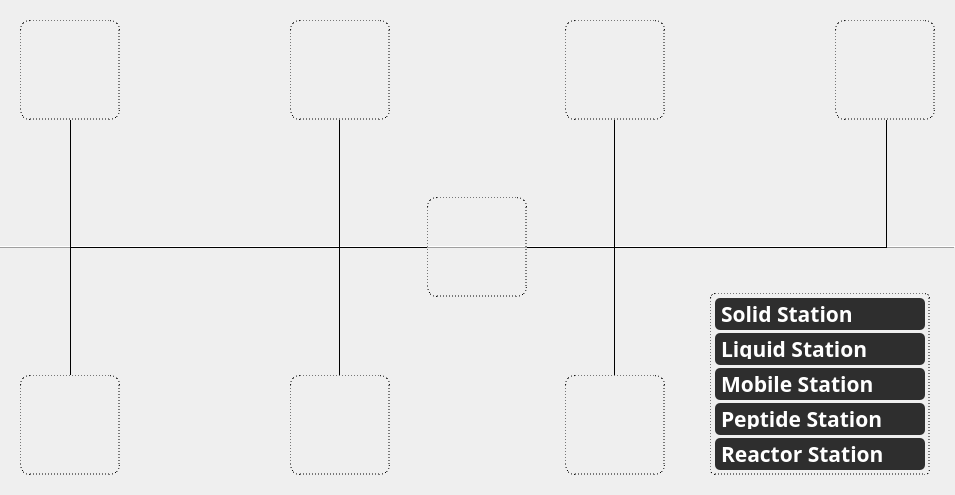
    <widget class="QFrame" name="frame_5">
     <property name="enabled">
      <bool>true</bool>
     </property>
     <property name="geometry">
      <rect>
       <x>5</x>
       <y>130</y>
       <width>955</width>
       <height>495</height>
      </rect>
     </property>
     <property name="sizePolicy">
      <sizepolicy hsizetype="Fixed" vsizetype="Fixed">
       <horstretch>0</horstretch>
       <verstretch>0</verstretch>
      </sizepolicy>
     </property>
     <property name="font">
      <font>
       <strikeout>false</strikeout>
      </font>
     </property>
     <property name="cursor">
      <cursorShape>ArrowCursor</cursorShape>
     </property>
     <property name="styleSheet">
      <string notr="true">QFrame#frame_5 {
	background-color: #fbfbfc; /* Set background color */
	border-radius: 5px;
}
QLabel {
    border: 1px dashed #000000;
	border-radius: 10px;
}</string>
     </property>
     <property name="frameShape">
      <enum>QFrame::HLine</enum>
     </property>
     <property name="frameShadow">
      <enum>QFrame::Raised</enum>
     </property>
     <widget class="QLabel" name="label">
      <property name="geometry">
       <rect>
        <x>427</x>
        <y>197</y>
        <width>100</width>
        <height>100</height>
       </rect>
      </property>
      <property name="font">
       <font>
        <strikeout>false</strikeout>
       </font>
      </property>
      <property name="styleSheet">
       <string notr="true">QLabel {
    qproperty-alignment: 'AlignCenter';
    qproperty-scaledContents: 1;
}</string>
      </property>
      <property name="text">
       <string/>
      </property>
      <property name="pixmap">
       <pixmap>icon/robot.png</pixmap>
      </property>
     </widget>
     <widget class="QLabel" name="liquid">
      <property name="geometry">
       <rect>
        <x>565</x>
        <y>20</y>
        <width>100</width>
        <height>100</height>
       </rect>
      </property>
      <property name="font">
       <font>
        <strikeout>false</strikeout>
       </font>
      </property>
      <property name="styleSheet">
       <string notr="true">QLabel {
    qproperty-alignment: 'AlignCenter';
    qproperty-scaledContents: 1;
}</string>
      </property>
      <property name="text">
       <string/>
      </property>
      <property name="pixmap">
       <pixmap>icon/liquid.png</pixmap>
      </property>
     </widget>
     <widget class="QLabel" name="solid">
      <property name="geometry">
       <rect>
        <x>290</x>
        <y>375</y>
        <width>100</width>
        <height>100</height>
       </rect>
      </property>
      <property name="font">
       <font>
        <strikeout>false</strikeout>
       </font>
      </property>
      <property name="styleSheet">
       <string notr="true">QLabel {
    qproperty-alignment: 'AlignCenter';
    qproperty-scaledContents: 1;
}</string>
      </property>
      <property name="text">
       <string/>
      </property>
      <property name="pixmap">
       <pixmap>icon/solid.png</pixmap>
      </property>
     </widget>
     <widget class="QLabel" name="reactor">
      <property name="geometry">
       <rect>
        <x>290</x>
        <y>20</y>
        <width>100</width>
        <height>100</height>
       </rect>
      </property>
      <property name="font">
       <font>
        <strikeout>false</strikeout>
       </font>
      </property>
      <property name="styleSheet">
       <string notr="true">QLabel {
    qproperty-alignment: 'AlignCenter';
    qproperty-scaledContents: 1;
}</string>
      </property>
      <property name="text">
       <string/>
      </property>
      <property name="pixmap">
       <pixmap>icon/reactor.png</pixmap>
      </property>
     </widget>
     <widget class="QLabel" name="nmr">
      <property name="geometry">
       <rect>
        <x>835</x>
        <y>20</y>
        <width>100</width>
        <height>100</height>
       </rect>
      </property>
      <property name="font">
       <font>
        <strikeout>false</strikeout>
       </font>
      </property>
      <property name="styleSheet">
       <string notr="true">QLabel {
    qproperty-alignment: 'AlignCenter';
    qproperty-scaledContents: 1;
}</string>
      </property>
      <property name="text">
       <string/>
      </property>
      <property name="pixmap">
       <pixmap>icon/nmr.png</pixmap>
      </property>
     </widget>
     <widget class="QLabel" name="peptide">
      <property name="geometry">
       <rect>
        <x>565</x>
        <y>375</y>
        <width>100</width>
        <height>100</height>
       </rect>
      </property>
      <property name="font">
       <font>
        <strikeout>false</strikeout>
       </font>
      </property>
      <property name="styleSheet">
       <string notr="true">QLabel {
    qproperty-alignment: 'AlignCenter';
    qproperty-scaledContents: 1;
}</string>
      </property>
      <property name="text">
       <string/>
      </property>
      <property name="pixmap">
       <pixmap>icon/peptide.png</pixmap>
      </property>
     </widget>
     <widget class="QLabel" name="label_7">
      <property name="geometry">
       <rect>
        <x>20</x>
        <y>20</y>
        <width>100</width>
        <height>100</height>
       </rect>
      </property>
      <property name="font">
       <font>
        <strikeout>false</strikeout>
       </font>
      </property>
      <property name="styleSheet">
       <string notr="true">QLabel {
    qproperty-alignment: 'AlignCenter';
    qproperty-scaledContents: 1;
}</string>
      </property>
      <property name="text">
       <string/>
      </property>
      <property name="pixmap">
       <pixmap>icon/charging.png</pixmap>
      </property>
     </widget>
     <widget class="QLabel" name="label_17">
      <property name="geometry">
       <rect>
        <x>20</x>
        <y>375</y>
        <width>100</width>
        <height>100</height>
       </rect>
      </property>
      <property name="font">
       <font>
        <strikeout>false</strikeout>
       </font>
      </property>
      <property name="styleSheet">
       <string notr="true">QLabel {
    qproperty-alignment: 'AlignCenter';
    qproperty-scaledContents: 1;
}</string>
      </property>
      <property name="text">
       <string/>
      </property>
      <property name="pixmap">
       <pixmap>icon/transfer.png</pixmap>
      </property>
     </widget>
     <widget class="QFrame" name="r11">
      <property name="geometry">
       <rect>
        <x>70</x>
        <y>247</y>
        <width>357</width>
        <height>1</height>
       </rect>
      </property>
      <property name="font">
       <font>
        <pointsize>100</pointsize>
       </font>
      </property>
      <property name="styleSheet">
       <string notr="true">Qframe#frame_13 {
	border: 1px dashed black;
}</string>
      </property>
      <property name="frameShape">
       <enum>QFrame::HLine</enum>
      </property>
      <property name="frameShadow">
       <enum>QFrame::Plain</enum>
      </property>
      <property name="lineWidth">
       <number>1</number>
      </property>
      <property name="midLineWidth">
       <number>0</number>
      </property>
     </widget>
     <widget class="QFrame" name="h11">
      <property name="geometry">
       <rect>
        <x>69</x>
        <y>120</y>
        <width>2</width>
        <height>127</height>
       </rect>
      </property>
      <property name="font">
       <font>
        <pointsize>100</pointsize>
       </font>
      </property>
      <property name="styleSheet">
       <string notr="true">Qframe#frame_13 {
	border: 1px dashed black;
}</string>
      </property>
      <property name="frameShape">
       <enum>QFrame::VLine</enum>
      </property>
      <property name="frameShadow">
       <enum>QFrame::Plain</enum>
      </property>
      <property name="lineWidth">
       <number>1</number>
      </property>
      <property name="midLineWidth">
       <number>0</number>
      </property>
     </widget>
     <widget class="QFrame" name="h12">
      <property name="geometry">
       <rect>
        <x>69</x>
        <y>247</y>
        <width>2</width>
        <height>128</height>
       </rect>
      </property>
      <property name="font">
       <font>
        <pointsize>100</pointsize>
       </font>
      </property>
      <property name="styleSheet">
       <string notr="true">Qframe#frame_13 {
	border: 1px dashed black;
}</string>
      </property>
      <property name="frameShape">
       <enum>QFrame::VLine</enum>
      </property>
      <property name="frameShadow">
       <enum>QFrame::Plain</enum>
      </property>
      <property name="lineWidth">
       <number>1</number>
      </property>
      <property name="midLineWidth">
       <number>0</number>
      </property>
     </widget>
     <widget class="QFrame" name="r21">
      <property name="geometry">
       <rect>
        <x>527</x>
        <y>247</y>
        <width>360</width>
        <height>1</height>
       </rect>
      </property>
      <property name="font">
       <font>
        <pointsize>100</pointsize>
       </font>
      </property>
      <property name="styleSheet">
       <string notr="true">Qframe#frame_13 {
	border: 1px dashed black;
}</string>
      </property>
      <property name="frameShape">
       <enum>QFrame::HLine</enum>
      </property>
      <property name="frameShadow">
       <enum>QFrame::Plain</enum>
      </property>
      <property name="lineWidth">
       <number>1</number>
      </property>
      <property name="midLineWidth">
       <number>0</number>
      </property>
     </widget>
     <widget class="QFrame" name="h41">
      <property name="geometry">
       <rect>
        <x>885</x>
        <y>120</y>
        <width>2</width>
        <height>127</height>
       </rect>
      </property>
      <property name="font">
       <font>
        <pointsize>100</pointsize>
       </font>
      </property>
      <property name="styleSheet">
       <string notr="true">Qframe#frame_13 {
	border: 1px dashed black;
}</string>
      </property>
      <property name="frameShape">
       <enum>QFrame::VLine</enum>
      </property>
      <property name="frameShadow">
       <enum>QFrame::Plain</enum>
      </property>
      <property name="lineWidth">
       <number>1</number>
      </property>
      <property name="midLineWidth">
       <number>0</number>
      </property>
     </widget>
     <widget class="QFrame" name="h21">
      <property name="geometry">
       <rect>
        <x>338</x>
        <y>120</y>
        <width>2</width>
        <height>127</height>
       </rect>
      </property>
      <property name="font">
       <font>
        <pointsize>100</pointsize>
       </font>
      </property>
      <property name="styleSheet">
       <string notr="true">Qframe#frame_13 {
	border: 1px dashed black;
}</string>
      </property>
      <property name="frameShape">
       <enum>QFrame::VLine</enum>
      </property>
      <property name="frameShadow">
       <enum>QFrame::Plain</enum>
      </property>
      <property name="lineWidth">
       <number>1</number>
      </property>
      <property name="midLineWidth">
       <number>0</number>
      </property>
     </widget>
     <widget class="QFrame" name="r12">
      <property name="geometry">
       <rect>
        <x>339</x>
        <y>247</y>
        <width>88</width>
        <height>1</height>
       </rect>
      </property>
      <property name="font">
       <font>
        <pointsize>100</pointsize>
       </font>
      </property>
      <property name="styleSheet">
       <string notr="true">Qframe#frame_13 {
	border: 1px dashed black;
}</string>
      </property>
      <property name="frameShape">
       <enum>QFrame::HLine</enum>
      </property>
      <property name="frameShadow">
       <enum>QFrame::Plain</enum>
      </property>
      <property name="lineWidth">
       <number>1</number>
      </property>
      <property name="midLineWidth">
       <number>0</number>
      </property>
     </widget>
     <widget class="QFrame" name="h22">
      <property name="geometry">
       <rect>
        <x>338</x>
        <y>247</y>
        <width>2</width>
        <height>128</height>
       </rect>
      </property>
      <property name="font">
       <font>
        <pointsize>100</pointsize>
       </font>
      </property>
      <property name="styleSheet">
       <string notr="true">Qframe#frame_13 {
	border: 1px dashed black;
}</string>
      </property>
      <property name="frameShape">
       <enum>QFrame::VLine</enum>
      </property>
      <property name="frameShadow">
       <enum>QFrame::Plain</enum>
      </property>
      <property name="lineWidth">
       <number>1</number>
      </property>
      <property name="midLineWidth">
       <number>0</number>
      </property>
     </widget>
     <widget class="QFrame" name="h31">
      <property name="geometry">
       <rect>
        <x>613</x>
        <y>120</y>
        <width>2</width>
        <height>127</height>
       </rect>
      </property>
      <property name="font">
       <font>
        <pointsize>100</pointsize>
       </font>
      </property>
      <property name="styleSheet">
       <string notr="true">Qframe#frame_13 {
	border: 1px dashed black;
}</string>
      </property>
      <property name="frameShape">
       <enum>QFrame::VLine</enum>
      </property>
      <property name="frameShadow">
       <enum>QFrame::Plain</enum>
      </property>
      <property name="lineWidth">
       <number>1</number>
      </property>
      <property name="midLineWidth">
       <number>0</number>
      </property>
     </widget>
     <widget class="QFrame" name="h32">
      <property name="geometry">
       <rect>
        <x>613</x>
        <y>247</y>
        <width>2</width>
        <height>128</height>
       </rect>
      </property>
      <property name="font">
       <font>
        <pointsize>100</pointsize>
       </font>
      </property>
      <property name="styleSheet">
       <string notr="true">Qframe#frame_13 {
	border: 1px dashed black;
}</string>
      </property>
      <property name="frameShape">
       <enum>QFrame::VLine</enum>
      </property>
      <property name="frameShadow">
       <enum>QFrame::Plain</enum>
      </property>
      <property name="lineWidth">
       <number>1</number>
      </property>
      <property name="midLineWidth">
       <number>0</number>
      </property>
     </widget>
     <widget class="QFrame" name="r22">
      <property name="geometry">
       <rect>
        <x>527</x>
        <y>247</y>
        <width>88</width>
        <height>1</height>
       </rect>
      </property>
      <property name="font">
       <font>
        <pointsize>100</pointsize>
       </font>
      </property>
      <property name="styleSheet">
       <string notr="true">Qframe#frame_13 {
	border: 1px dashed black;
}</string>
      </property>
      <property name="frameShape">
       <enum>QFrame::HLine</enum>
      </property>
      <property name="frameShadow">
       <enum>QFrame::Plain</enum>
      </property>
      <property name="lineWidth">
       <number>1</number>
      </property>
      <property name="midLineWidth">
       <number>0</number>
      </property>
     </widget>
     <widget class="QFrame" name="frame_13">
      <property name="geometry">
       <rect>
        <x>710</x>
        <y>293</y>
        <width>220</width>
        <height>182</height>
       </rect>
      </property>
      <property name="styleSheet">
       <string notr="true">QFrame#frame_13 {
	background-color: #white; /* Set background color */
	border-radius: 5px;
	border: 1px dashed black;
}
QPushButton {
	text-align: left;
	padding: 6px;
}</string>
      </property>
      <property name="frameShape">
       <enum>QFrame::StyledPanel</enum>
      </property>
      <property name="frameShadow">
       <enum>QFrame::Raised</enum>
      </property>
      <widget class="QPushButton" name="stop1">
       <property name="geometry">
        <rect>
         <x>5</x>
         <y>5</y>
         <width>210</width>
         <height>32</height>
        </rect>
       </property>
       <property name="sizePolicy">
        <sizepolicy hsizetype="Minimum" vsizetype="Fixed">
         <horstretch>0</horstretch>
         <verstretch>0</verstretch>
        </sizepolicy>
       </property>
       <property name="minimumSize">
        <size>
         <width>150</width>
         <height>32</height>
        </size>
       </property>
       <property name="maximumSize">
        <size>
         <width>22222</width>
         <height>32</height>
        </size>
       </property>
       <property name="font">
        <font>
         <family>Microsoft YaHei</family>
         <pointsize>16</pointsize>
         <weight>75</weight>
         <bold>true</bold>
         <strikeout>false</strikeout>
        </font>
       </property>
       <property name="styleSheet">
        <string notr="true">/* QPushButton Default state */
QPushButton {
    background-color: #2E2E2E; /* Light blue background */
    color: white; /* White text */
    border: none; /* Remove border */
    border-radius: 5px; /* Set rounded corners */
}

/* QPushButton Focus state */
QPushButton:focus {
    background-color: #474747; /* Medium blue background */
    color: white; /* Focus stateWhite text */
}

/* QPushButton Hover state */
QPushButton:hover {
    background-color: #474747; /* Dark blue background */
    color: white; /* Hover stateWhite text */
}

/* QPushButton Pressed state */
QPushButton:pressed {
    background-color: #1C1C1C; /* Darker blue background when pressed */
    color: white; /* Pressed stateWhite text */
}</string>
       </property>
       <property name="text">
        <string>Solid Station     </string>
       </property>
       <property name="icon">
        <iconset>
         <normaloff>icon/stop.png</normaloff>icon/stop.png</iconset>
       </property>
       <property name="iconSize">
        <size>
         <width>25</width>
         <height>25</height>
        </size>
       </property>
       <property name="shortcut">
        <string notr="true"/>
       </property>
       <property name="autoDefault">
        <bool>false</bool>
       </property>
       <property name="default">
        <bool>false</bool>
       </property>
       <property name="flat">
        <bool>false</bool>
       </property>
      </widget>
      <widget class="QPushButton" name="stop2">
       <property name="geometry">
        <rect>
         <x>5</x>
         <y>40</y>
         <width>210</width>
         <height>32</height>
        </rect>
       </property>
       <property name="sizePolicy">
        <sizepolicy hsizetype="Minimum" vsizetype="Fixed">
         <horstretch>0</horstretch>
         <verstretch>0</verstretch>
        </sizepolicy>
       </property>
       <property name="minimumSize">
        <size>
         <width>150</width>
         <height>32</height>
        </size>
       </property>
       <property name="maximumSize">
        <size>
         <width>22222</width>
         <height>32</height>
        </size>
       </property>
       <property name="font">
        <font>
         <family>Microsoft YaHei</family>
         <pointsize>16</pointsize>
         <weight>75</weight>
         <bold>true</bold>
         <strikeout>false</strikeout>
        </font>
       </property>
       <property name="styleSheet">
        <string notr="true">/* QPushButton Default state */
QPushButton {
    background-color: #2E2E2E; /* Light blue background */
    color: white; /* White text */
    border: none; /* Remove border */
    border-radius: 5px; /* Set rounded corners */
}

/* QPushButton Focus state */
QPushButton:focus {
    background-color: #474747; /* Medium blue background */
    color: white; /* Focus stateWhite text */
}

/* QPushButton Hover state */
QPushButton:hover {
    background-color: #474747; /* Dark blue background */
    color: white; /* Hover stateWhite text */
}

/* QPushButton Pressed state */
QPushButton:pressed {
    background-color: #1C1C1C; /* Darker blue background when pressed */
    color: white; /* Pressed stateWhite text */
}</string>
       </property>
       <property name="text">
        <string>Liquid Station   </string>
       </property>
       <property name="icon">
        <iconset>
         <normaloff>icon/stop.png</normaloff>icon/stop.png</iconset>
       </property>
       <property name="iconSize">
        <size>
         <width>25</width>
         <height>25</height>
        </size>
       </property>
       <property name="shortcut">
        <string notr="true"/>
       </property>
       <property name="autoDefault">
        <bool>false</bool>
       </property>
       <property name="default">
        <bool>false</bool>
       </property>
       <property name="flat">
        <bool>false</bool>
       </property>
      </widget>
      <widget class="QPushButton" name="stop3">
       <property name="geometry">
        <rect>
         <x>5</x>
         <y>75</y>
         <width>210</width>
         <height>32</height>
        </rect>
       </property>
       <property name="sizePolicy">
        <sizepolicy hsizetype="Minimum" vsizetype="Fixed">
         <horstretch>0</horstretch>
         <verstretch>0</verstretch>
        </sizepolicy>
       </property>
       <property name="minimumSize">
        <size>
         <width>150</width>
         <height>32</height>
        </size>
       </property>
       <property name="maximumSize">
        <size>
         <width>22222</width>
         <height>32</height>
        </size>
       </property>
       <property name="font">
        <font>
         <family>Microsoft YaHei</family>
         <pointsize>16</pointsize>
         <weight>75</weight>
         <bold>true</bold>
         <strikeout>false</strikeout>
        </font>
       </property>
       <property name="styleSheet">
        <string notr="true">/* QPushButton Default state */
QPushButton {
    background-color: #2E2E2E; /* Light blue background */
    color: white; /* White text */
    border: none; /* Remove border */
    border-radius: 5px; /* Set rounded corners */
}

/* QPushButton Focus state */
QPushButton:focus {
    background-color: #474747; /* Medium blue background */
    color: white; /* Focus stateWhite text */
}

/* QPushButton Hover state */
QPushButton:hover {
    background-color: #474747; /* Dark blue background */
    color: white; /* Hover stateWhite text */
}

/* QPushButton Pressed state */
QPushButton:pressed {
    background-color: #1C1C1C; /* Darker blue background when pressed */
    color: white; /* Pressed stateWhite text */
}</string>
       </property>
       <property name="text">
        <string>Mobile Station </string>
       </property>
       <property name="icon">
        <iconset>
         <normaloff>icon/stop.png</normaloff>icon/stop.png</iconset>
       </property>
       <property name="iconSize">
        <size>
         <width>25</width>
         <height>25</height>
        </size>
       </property>
       <property name="shortcut">
        <string notr="true"/>
       </property>
       <property name="autoDefault">
        <bool>false</bool>
       </property>
       <property name="default">
        <bool>false</bool>
       </property>
       <property name="flat">
        <bool>false</bool>
       </property>
      </widget>
      <widget class="QPushButton" name="stop5">
       <property name="geometry">
        <rect>
         <x>5</x>
         <y>145</y>
         <width>210</width>
         <height>32</height>
        </rect>
       </property>
       <property name="sizePolicy">
        <sizepolicy hsizetype="Minimum" vsizetype="Fixed">
         <horstretch>0</horstretch>
         <verstretch>0</verstretch>
        </sizepolicy>
       </property>
       <property name="minimumSize">
        <size>
         <width>150</width>
         <height>32</height>
        </size>
       </property>
       <property name="maximumSize">
        <size>
         <width>22222</width>
         <height>32</height>
        </size>
       </property>
       <property name="font">
        <font>
         <family>Microsoft YaHei</family>
         <pointsize>16</pointsize>
         <weight>75</weight>
         <bold>true</bold>
         <strikeout>false</strikeout>
        </font>
       </property>
       <property name="styleSheet">
        <string notr="true">/* QPushButton Default state */
QPushButton {
    background-color: #2E2E2E; /* Light blue background */
    color: white; /* White text */
    border: none; /* Remove border */
    border-radius: 5px; /* Set rounded corners */
}

/* QPushButton Focus state */
QPushButton:focus {
    background-color: #474747; /* Medium blue background */
    color: white; /* Focus stateWhite text */
}

/* QPushButton Hover state */
QPushButton:hover {
    background-color: #474747; /* Dark blue background */
    color: white; /* Hover stateWhite text */
}

/* QPushButton Pressed state */
QPushButton:pressed {
    background-color: #1C1C1C; /* Darker blue background when pressed */
    color: white; /* Pressed stateWhite text */
}</string>
       </property>
       <property name="text">
        <string>Reactor Station </string>
       </property>
       <property name="icon">
        <iconset>
         <normaloff>icon/stop.png</normaloff>icon/stop.png</iconset>
       </property>
       <property name="iconSize">
        <size>
         <width>25</width>
         <height>25</height>
        </size>
       </property>
       <property name="shortcut">
        <string notr="true"/>
       </property>
       <property name="autoDefault">
        <bool>false</bool>
       </property>
       <property name="default">
        <bool>false</bool>
       </property>
       <property name="flat">
        <bool>false</bool>
       </property>
      </widget>
      <widget class="QPushButton" name="stop4">
       <property name="geometry">
        <rect>
         <x>5</x>
         <y>110</y>
         <width>210</width>
         <height>32</height>
        </rect>
       </property>
       <property name="sizePolicy">
        <sizepolicy hsizetype="Minimum" vsizetype="Fixed">
         <horstretch>0</horstretch>
         <verstretch>0</verstretch>
        </sizepolicy>
       </property>
       <property name="minimumSize">
        <size>
         <width>150</width>
         <height>32</height>
        </size>
       </property>
       <property name="maximumSize">
        <size>
         <width>22222</width>
         <height>32</height>
        </size>
       </property>
       <property name="font">
        <font>
         <family>Microsoft YaHei</family>
         <pointsize>16</pointsize>
         <weight>75</weight>
         <bold>true</bold>
         <strikeout>false</strikeout>
        </font>
       </property>
       <property name="styleSheet">
        <string notr="true">/* QPushButton Default state */
QPushButton {
    background-color: #2E2E2E; /* Light blue background */
    color: white; /* White text */
    border: none; /* Remove border */
    border-radius: 5px; /* Set rounded corners */
}

/* QPushButton Focus state */
QPushButton:focus {
    background-color: #474747; /* Medium blue background */
    color: white; /* Focus stateWhite text */
}

/* QPushButton Hover state */
QPushButton:hover {
    background-color: #474747; /* Dark blue background */
    color: white; /* Hover stateWhite text */
}

/* QPushButton Pressed state */
QPushButton:pressed {
    background-color: #1C1C1C; /* Darker blue background when pressed */
    color: white; /* Pressed stateWhite text */
}</string>
       </property>
       <property name="text">
        <string>Peptide Station</string>
       </property>
       <property name="icon">
        <iconset>
         <normaloff>icon/stop.png</normaloff>icon/stop.png</iconset>
       </property>
       <property name="iconSize">
        <size>
         <width>25</width>
         <height>25</height>
        </size>
       </property>
       <property name="shortcut">
        <string notr="true"/>
       </property>
       <property name="autoDefault">
        <bool>false</bool>
       </property>
       <property name="default">
        <bool>false</bool>
       </property>
       <property name="flat">
        <bool>false</bool>
       </property>
      </widget>
     </widget>
    </widget>
